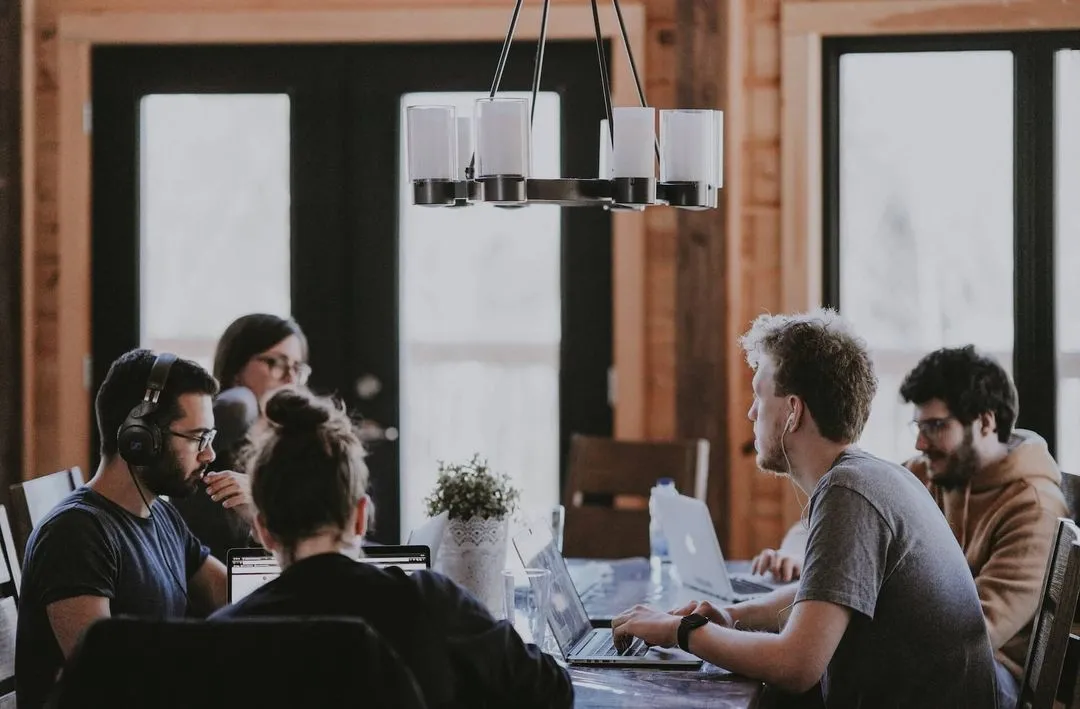
#> input picture supermarket/assets/images/annie-spratt-hCb3lIB8L8E-unsplash_1-p-1080.jpg, 1080 x 709 px; its folder holds 3 pictures in this run
$ python optimize.py assets/images
#> lines starting #> are read from the running program, lines starting #| are printed output that depends on the picture
#!/usr/bin/env python3
"""Optimiza las imágenes de una carpeta ya lista para publicar (no toca originales).

Uso:  python3 optimize.py CARPETA_SITIO
  - JPG/JPEG/PNG/GIF -> WebP (animado si es GIF animado), ancho máx. MAX_W
  - reescribe las referencias en .html/.css/.js
  - og:image / twitter:image se dejan en su formato original (WhatsApp, LinkedIn,
    etc. no siempre leen WebP): esas imágenes se achican pero siguen siendo JPG/PNG.
Parámetros ajustables abajo.
"""
import os, re, sys
from multiprocessing import Pool
from urllib.parse import unquote
from PIL import Image

MAX_W   = 2000   # ancho máximo en px (pantallas retina de ~1000 px de ancho de imagen)
QUALITY = 82     # calidad WebP (80-85 es indistinguible a simple vista)
MIN_KB  = 60     # archivos más chicos que esto no se tocan (logos, iconos)
OG_W    = 1600

root = sys.argv[1].rstrip('/')
IMG  = os.path.join(root, 'assets', 'images')
EXT  = ('.jpg', '.jpeg', '.png', '.gif')

def text_files():
    for d, _, fs in os.walk(root):
        for f in fs:
            if f.lower().endswith(('.html', '.css', '.js')):
                yield os.path.join(d, f)

# imágenes usadas como og:image / twitter:image
og = set()
for p in text_files():
    if p.endswith('.html'):
        s = open(p, encoding='utf-8', newline='').read()
        for m in re.finditer(r'(?:og|twitter):image"\s+content="[^"]*?(assets/images/[^"]+)"', s):
            og.add(unquote(m.group(1)))

def convert(path):
    rel = os.path.relpath(path, root).replace(os.sep, '/')
    before = os.path.getsize(path)
    try:
        im = Image.open(path)
#> im is the input picture: PIL image 1080x709 RGB; mean R, G, B 106.3, 97.4, 93
        animated = getattr(im, 'is_animated', False)
#> animated = False
        if rel in og:                      # se queda en su formato, solo más liviana
            im = im.convert('RGB') if path.lower().endswith(('.jpg', '.jpeg')) else im
            if im.width > OG_W: im = im.resize((OG_W, round(im.height * OG_W / im.width)), Image.LANCZOS)
            if path.lower().endswith(('.jpg', '.jpeg')): im.save(path, 'JPEG', quality=84, optimize=True, progressive=True)
            else: im.save(path, optimize=True)
            return rel, None, before, os.path.getsize(path)
        if before < MIN_KB * 1024: return rel, None, before, before
        out = os.path.splitext(path)[0] + '.webp'
        if animated:
            frames, durs = [], []
            for i in range(im.n_frames):
                im.seek(i); fr = im.convert('RGBA')
                if fr.width > MAX_W: fr = fr.resize((MAX_W, round(fr.height * MAX_W / fr.width)), Image.LANCZOS)
                frames.append(fr); durs.append(im.info.get('duration', 80))
            frames[0].save(out, 'WEBP', save_all=True, append_images=frames[1:], duration=durs,
                           loop=im.info.get('loop', 0), quality=70, method=4)
        else:
            has_a = im.mode in ('RGBA', 'LA', 'P') and ('transparency' in im.info or im.mode != 'P')
            im = im.convert('RGBA' if has_a else 'RGB')
            if im.width > MAX_W: im = im.resize((MAX_W, round(im.height * MAX_W / im.width)), Image.LANCZOS)
            im.save(out, 'WEBP', quality=QUALITY, method=6)
        after = os.path.getsize(out)
        if after >= before:                # el WebP no ayudó: se descarta
            os.remove(out); return rel, None, before, before
        os.remove(path)
        return rel, os.path.relpath(out, root).replace(os.sep, '/'), before, after
    except Exception as e:
        print('  ! no se pudo convertir', rel, e); return rel, None, before, before

if __name__ == '__main__':
    files = [os.path.join(d, f) for d, _, fs in os.walk(IMG) for f in fs if f.lower().endswith(EXT)]
    with Pool() as pool: res = pool.map(convert, files, chunksize=4)
#> call 2 of convert, with path = 'supermarket/assets/images/abstract.png'
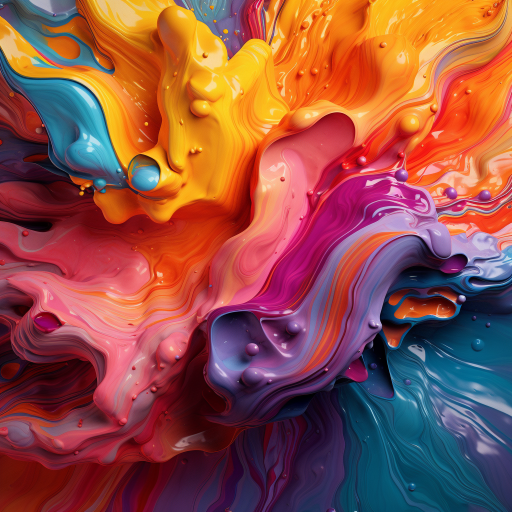
#> input picture supermarket/assets/images/abstract.png, 1024 x 1024 px (shown at 1/2 size)
#> in convert, im is the input picture: PIL image 1024x1024 RGB; mean R, G, B 145.5, 79.1, 70.6
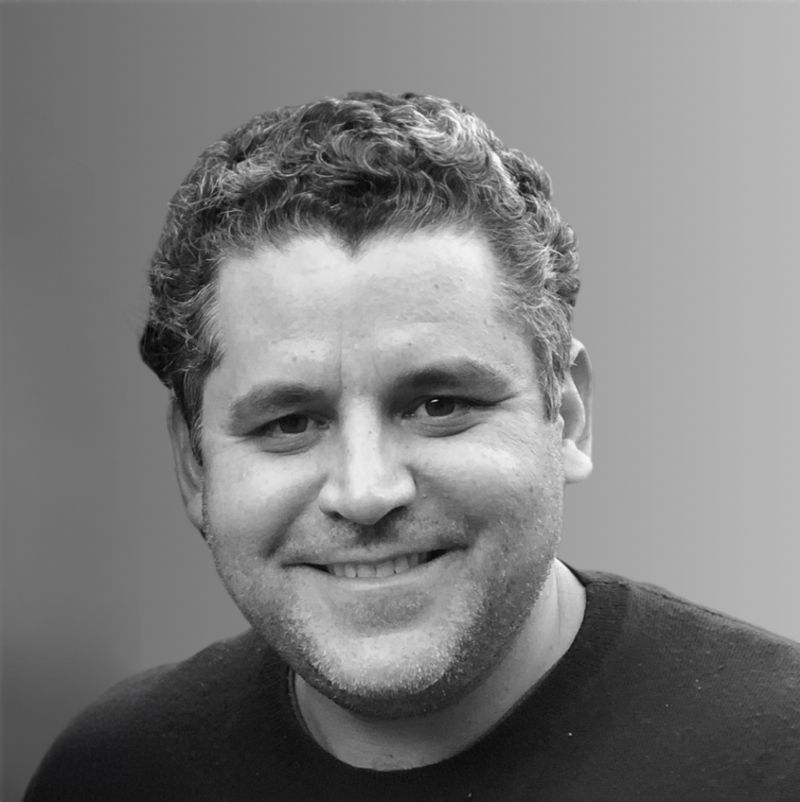
#> input picture supermarket/assets/images/Nacho_2-p-800.jpg, 800 x 802 px
#> in convert, im is the input picture: PIL image 800x802 RGB; mean R, G, B 124.7, 124.7, 124.7
    changed = {r: n for r, n, _, _ in res if n}
    tb = sum(r[2] for r in res); ta = sum(r[3] for r in res)
    print(f'{len(files)} imágenes: {tb/1048576:.0f} MB -> {ta/1048576:.0f} MB, {len(changed)} pasaron a WebP')

    pat = re.compile(r'assets/images/[^"\'<>)\s]+?\.(?:jpe?g|png|gif)', re.I)
    for p in text_files():
        s = open(p, encoding='utf-8', newline='').read()
        def sub(m):
            ref = unquote(m.group(0))
            new = changed.get(ref)
            return os.path.splitext(m.group(0))[0] + '.webp' if new else m.group(0)
        t = pat.sub(sub, s)
        if t != s: open(p, 'w', encoding='utf-8', newline='').write(t)
